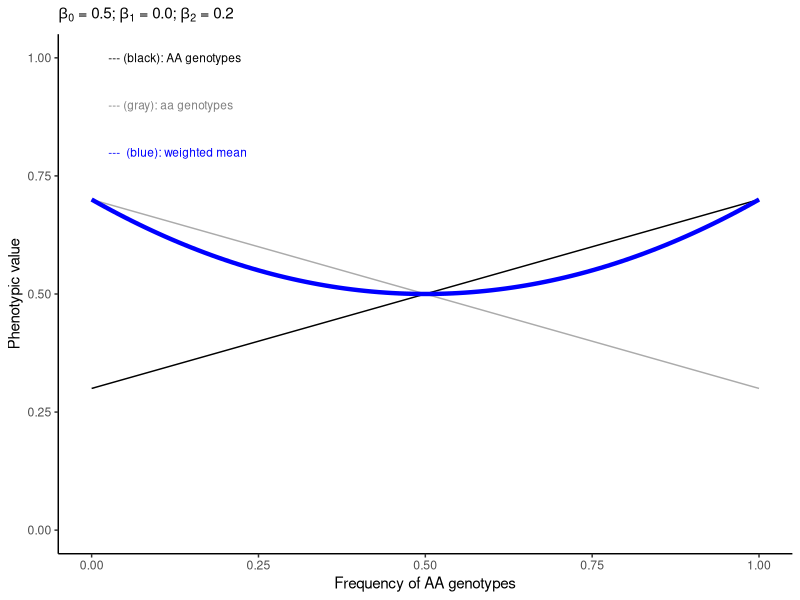

The R script that drew this image: (Note: this script raises an error after producing the figure.)
###########################################
# numerical examples for phenotype values #
###########################################

library(tidyverse)
library(patchwork)

plt_f = function(b0,b1,b2,b12,pch) {
  f_star = 0.5-(b1/(2*b2))
  p2 = ggplot(NULL, aes(x=f_star,y=(b12+b2)*(2*f_star-1)+b0+b1)) + geom_point(pch=pch,size=3) +
    theme_classic() + ylab("Phenotypic value") + xlab("Frequency of AA genotypes") + xlim(0,1) + ylim(0,1) +
    geom_function(aes(x=1,y=1),fun=function(x,b0,b1,b2,b12) { (b12+b2)*(2*x-1)+b0+b1 }, args=list(b0,b1,b2,b12)) + 
    geom_function(aes(x=1,y=1),fun=function(x,b0,b1,b2,b12) { (b12-b2)*(2*x-1)+b0-b1 }, args=list(b0,b1,b2,b12), colour=grey(0.0,0.33)) +
    geom_function(aes(x=1,y=1),fun=function(x,b0,b1,b2,b12) { 2*b2*x*(2*x-1)+(b12-b2)*(2*x-1)+b0-b1+2*b1*x }, args=list(b0,b1,b2,b12), lwd=1.5,col=rgb(0,0,1,1))
  return(p2)
}

p1 = plt_f(b0 = 0.5, b1 = 0.0, b2 = 0.2, b12 = 0.0, pch=NA)
p1 = p1 + geom_text(aes(x=0.025,y=1.0),label="--- (black): AA genotypes",size=3,hjust=0) + 
  geom_text(aes(x=0.025,y=0.9),label="--- (gray): aa genotypes",colour=grey(0.5,1),size=3,hjust=0) +
  geom_text(aes(x=0.025,y=0.8),label="---  (blue): weighted mean",size=3,hjust=0,colour=rgb(0,0,1,1)) + 
  labs(subtitle=bquote(beta[0]*" = 0.5; "*beta[1]*" = 0.0; "*beta[2]*" = "*.(format(0.2,nsmall=1))))

p2 = plt_f(b0 = 0.5, b1 = 0.0, b2 = -0.2, b12 = 0.0, pch=NA)
p2 = p2 + labs(subtitle=bquote(beta[0]*" = 0.5; "*beta[1]*" = 0.0; "*beta[2]*" = "*.(format(-0.2,nsmall=1))))

p3 = plt_f(b0 = 0.5, b1 = 0.05, b2 = 0.2, b12 = 0.0, pch=NA)
p3 = p3 + labs(subtitle=bquote(beta[0]*" = 0.5; "*beta[1]*" = 0.05; "*beta[2]*" = "*.(format(0.2,nsmall=1))))

p4 = plt_f(b0 = 0.5, b1 = 0.05, b2 = -0.2, b12 = 0.0, pch=NA)
p4 = p4 + labs(subtitle=bquote(beta[0]*" = 0.5; "*beta[1]*" = 0.05; "*beta[2]*" = "*.(format(-0.2,nsmall=1))))

p = (p1 | p2) / (p3 | p4)

ggsave(p1,filename="../figs/FDSinbred.pdf",width=2.5,height=2.5)
# ggsave(p,filename="../figs/FDSinbredSupp.pdf",width=6,height=6)



#define functions
XiXj1 = function(id,dmat,range) {
  xi = Xi[id]
  if(xi==0) { xi = 1 } else { xi = xi }
  j = as.numeric(which((dmat[,id]<=range)&(dmat[,id]>0)))
  xj = Xi[j]
  xj[xj==0] = 1
  return(xi*sum(xj))
}

#set coefficients
J = 0.2 #= beta_2
h = 0.0001 #= beta_1

#set a field
rect = 100
N = rect*rect
Xi = sample(c(-1,1),N,replace=T)

smap = cbind(rep(1:rect,each=rect),
             rep(1:rect,rect)
)
dmat = as.matrix(dist(smap))

group = rep(1,rect*rect)


xixj = c()
for(i in 1:N) xixj = c(xixj, XiXj1(i,dmat=dmat,range=sqrt(2)))
Ei_t0 = (J*xixj+h*Xi)

#MCMC by Gibbs sampling
for(j in 1:100) {
  Xi_t0 = Xi
  
  perm = sample(1:N,N)
  for(i in perm) {
    Xi[i] = sample(c(-1,1),1)
    xi = Xi[i]
    if(xi==0) { xi = 1 }
    Ei = -(J*XiXj1(i,dmat=dmat,range=sqrt(8))+h*xi) #set the energy negative to minimize itself
    
    #Metropolis algorithm
    if(Ei_t0[i]<=Ei) {
      Xi[i] = Xi[i]; Ei_t0[i] = Ei
    } else if(runif(1,0,1)<exp(Ei-Ei_t0[i])) {
      Xi[i] = Xi[i]; Ei_t0[i] = Ei
    } else {
      Xi[i] = Xi_t0[i]
    }
  }
  E = mean(Ei_t0)
  image(matrix(Xi,rect,rect),main=paste(j,E),col=c("black","grey","white"))
}

d1 = expand.grid(x=c(1:rect),y=c(1:rect))
d1$z = Xi
ip1 = ggplot(d1,aes(x=x,y=y,fill=z)) + geom_tile(color="grey50") + 
  scale_fill_gradient(low="white", high="black") + 
  labs(subtitle=bquote(beta[0]*" = 0.0; "*beta[1]*" = 0.00; "*beta[2]*" = "*.(format(0.2,nsmall=1)))) +
  theme_classic() + ylab("") + xlab("") + theme(legend.position="none")

d2 = expand.grid(x=c(1:rect),y=c(1:rect))
d2$z = Xi
ip2 = ggplot(d2,aes(x=x,y=y,fill=z)) + geom_tile(color="grey50") + 
  scale_fill_gradient(low="white", high="black") + 
  labs(subtitle=bquote(beta[0]*" = 0.0; "*beta[1]*" = 0.00; "*beta[2]*" = "*.(format(-0.2,nsmall=1)))) +
  theme_classic() + ylab("") + xlab("") + theme(legend.position="none")

ip = (ip1 | ip2) + plot_annotation(tag_levels = "a")
ipp = (ip1 | ip2) / (p1 | p2) / (p3 | p4) + plot_annotation(tag_levels = "a")

# Figure S1
ggsave(ipp,filename="../figs/IsingFDS.pdf",width=6,height=8)


